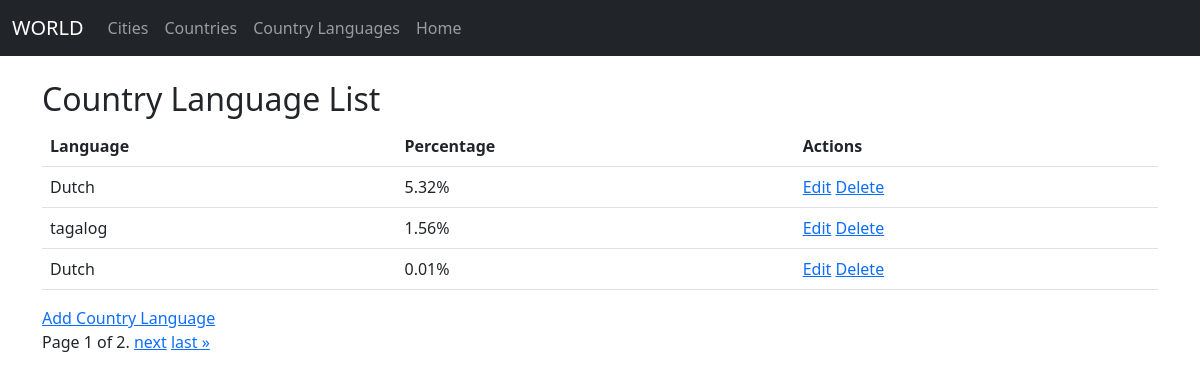
Before: /myapp/country-languages/ with the older database file.
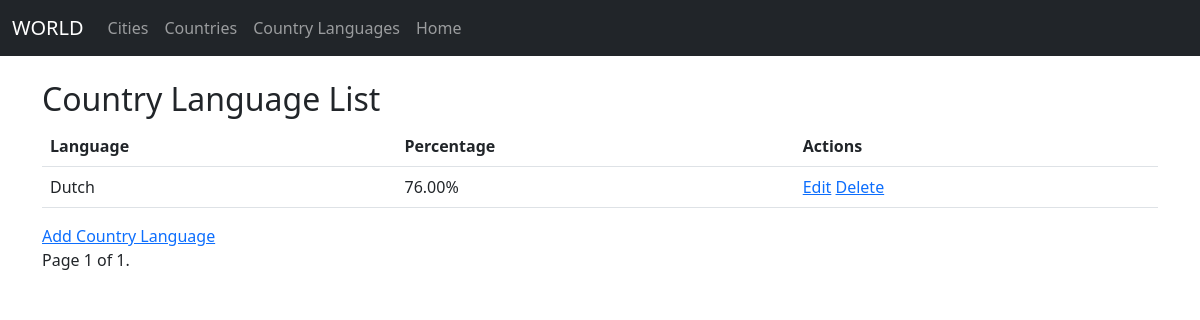
After: the same page with the newer database file.
### myapp/models.py (models this page shows, shortened)
class BaseModel(models.Model):
    created_at = models.DateTimeField(default=timezone.now)
    updated_at = models.DateTimeField(auto_now=True)
    class Meta:
        abstract = True
        app_label = 'myapp'

class CountryLanguage(BaseModel):
    country_code = models.ForeignKey(Country, on_delete=models.CASCADE)
    language = models.CharField(max_length=50)
    is_official = models.BooleanField()
    percentage = models.DecimalField(max_digits=5, decimal_places=2)

### myapp/views.py (the view)
# urls.py: path('country-languages/', country_language_list, name='country_language_list'),
def country_language_list(request):
    country_languages = CountryLanguage.objects.all()
    paginator = Paginator(country_languages, 3)  # Show 10 languages per page
    page = request.GET.get('page')
    try:
        country_languages = paginator.page(page)
    except PageNotAnInteger:
        country_languages = paginator.page(1)
    except EmptyPage:
        country_languages = paginator.page(paginator.num_pages)
    return render(request, 'myapp/country_language_list.html', {'country_languages': country_languages})

### myapp/templates/myapp/country_language_list.html (shortened to what this page needs)
{% extends 'base.html' %}
{% block content %}
  <h2>Country Language List</h2>
  <table class="table">
    <thead>
      <tr>
        <th scope="col">Language</th>
        <th scope="col">Percentage</th>
        <th scope="col">Actions</th>
      </tr>
    </thead>
    <tbody>
      {% for language in country_languages %}
        <tr>
          <td>{{ language.language }}</td>
          <td>{{ language.percentage }}%</td>
          <td>
            <a href="{% url 'country_language_update' language.pk %}">Edit</a>
            <a href="{% url 'country_language_delete' language.pk %}">Delete</a>
          </td>
        </tr>
      {% endfor %}
    </tbody>
  </table>
  <a href="{% url 'country_language_create' %}">Add Country Language</a>
  <div class="pagination">
    <span class="step-links">
      <span class="current">
        Page {{ country_languages.number }} of {{ country_languages.paginator.num_pages }}.
      </span>
      {% if country_languages.has_next %}
        <a href="?page={{ country_languages.next_page_number }}">next</a>
        <a href="?page={{ country_languages.paginator.num_pages }}">last &raquo;</a>
      {% endif %}
    </span>
  </div>
{% endblock %}

### myapp/templates/base.html (shortened to what this page needs)
<!DOCTYPE html>
<html lang="en">
<head>
    <link href="https://cdn.jsdelivr.net/npm/bootstrap@5.3.0/dist/css/bootstrap.min.css" rel="stylesheet">
</head>
<body>
<nav class="navbar navbar-expand-lg navbar-dark bg-dark">
    <div class="container-fluid">
        <a class="navbar-brand" href="#">WORLD</a>
        <div class="collapse navbar-collapse" id="navbarNav">
            <ul class="navbar-nav">
                <li class="nav-item">
                    <a class="nav-link" href="{% url 'city_list' %}">Cities</a>
                </li>
                <li class="nav-item">
                    <a class="nav-link" href="{% url 'country_list' %}">Countries</a>
                </li>
                <li class="nav-item">
                    <a class="nav-link" href="{% url 'country_language_list' %}">Country Languages</a>
                </li>
                <li class="nav-item">
                    <a class="nav-link" href="{% url 'home' %}">Home</a>
                </li>
            </ul>
        </div>
    </div>
</nav>
<div class="container mt-4">
    {% block content %}
    {% endblock %}
</div>
</body>
</html>

Changed rows visible on the page:
removed CountryLanguage: language "Dutch", percentage "5.32"
removed CountryLanguage: language "tagalog", percentage "1.56"
removed CountryLanguage: language "Dutch", percentage "0.01"
added CountryLanguage: language "Dutch", percentage "76.00"
Other visible differences:
{{ country_languages.paginator.num_pages }}: "2" → "1"
text no longer shown: "next last »"
